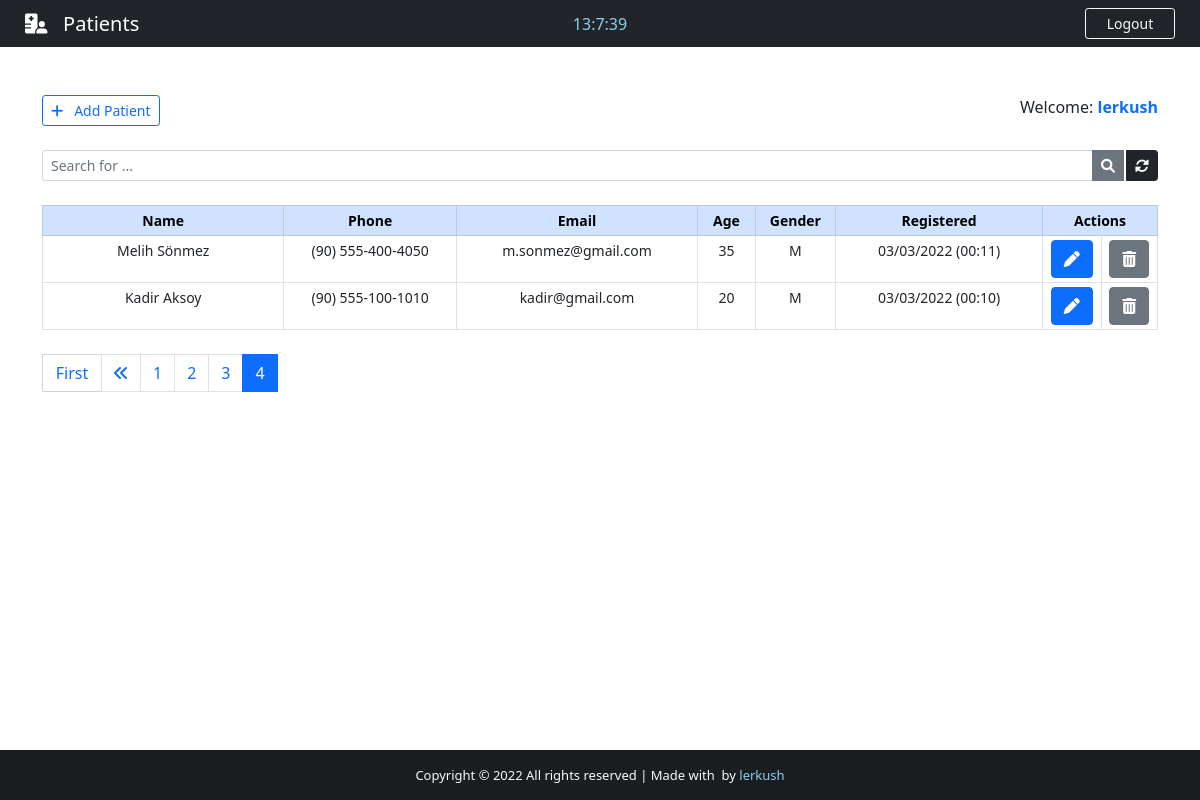
The page /backend/?page=4 (signed in) on the database its author committed.
### App/models.py (models this page shows, shortened)
class Patient(models.Model):
    GENDER = (
        ('M', 'M'),
        ('F', 'F')
    )
    id = models.IntegerField(primary_key=True)
    name = models.CharField(max_length=40)
    phone = models.CharField(max_length=20)
    email = models.CharField(max_length=40)
    age = models.CharField(max_length=3)
    gender = models.CharField(max_length=1, null=True, choices=GENDER)
    note = models.TextField(blank=True)
    created_at = models.DateTimeField(auto_now_add=True)

### App/views.py (the view)
# urls.py: path('backend/',     views.backend,         name="backend"),
@cache_control(no_cache=True, must_revalidade=True, no_store=True)
@login_required(login_url='login')
def backend(request):
    if 'q' in request.GET:
        q = request.GET['q']
        all_patient_list = Patient.objects.filter (
            Q(name__icontains=q) | Q(phone__icontains=q) | Q(email__icontains=q) | Q(age__icontains=q) | Q(gender__icontains=q) | Q(note__icontains=q)
        ).order_by('-created_at')
    else:
        all_patient_list = Patient.objects.all().order_by('-created_at')
    paginator = Paginator(all_patient_list, 10)
    page = request.GET.get('page')
    all_patient = paginator.get_page(page)
    return render(request, "backend.html", {"patients":all_patient})

### App/templates/backend.html (shortened to what this page needs)
{% extends 'base.html' %}
{% block nav-content %}
<i class="fas fa-hospital-user"></i>&nbsp;&nbsp; Patients
{% endblock nav-content %}
{% block time %}
<div class="col-sm">
    <center>
        <span id="clock" style="color: #89cff0;" ></span>
    </center>
</div>
{% endblock time %}
{% block btn-nav %}
<a class="btn btn-outline-danger btn-sm border-light text-light" id="btn-nav" data-bs-toggle="modal" data-bs-target="#logoutModal">Logout</a>
{% endblock btn-nav %}
{% block footer %} style="color: #89cff0; text-decoration: none;"{% endblock footer %}
{% block content %}
<div class="container">
    <br><br>
    <div class="d-flex justify-content-between">
        <a href="{% url 'add_patient' %}" class="btn btn-outline-primary btn-sm txt-sm"><i class="fas fa-plus"></i>&nbsp;&nbsp; Add Patient</a>
        <span class="txt-sm">
            Welcome: <strong><span class="text-primary">{{ user.get_username}}</span></strong>
        </span>
    </div>
    <form>
        <div class="input-group input-group-sm mb-3 mt-4">
            <input name="q" type="text" class="form-control" placeholder="Search for ..." value="{{ request.GET.q }}">
            <button class="btn btn-secondary"><i class="fas fa-search"></i></button>
            <a href="{% url 'backend' %}" class="btn btn-dark" style="margin-left: 2px"><i class="fas fa-sync-alt"></i></a>
        </div>
    </form>
    <center>
        <table class="table table-bordered table-sm mt-4" style="text-align: center; font-size: 14px">
            <thead class="table-primary">
                <tr>
                    <th style="width: 21%">Name</th>
                    <th style="width: 15%">Phone</th>
                    <th style="width: 21%">Email</th>
                    <th style="width: 5%">Age</th>
                    <th style="width: 7%">Gender</th>
                    <th style="width: 18%">Registered</th>
                    <th style="width: 10%" colspan="2">Actions</th>
                </tr>
            </thead>
            {% for patient in patients %}
            <tr class="txt-sm" id="chk_td">
                <td data-label="Name" id="top-table">{{ patient.name }}</td>
                <td data-label="Phone" id="responsive-border">{{ patient.phone }}</td>
                <td data-label="Email" id="responsive-border">{{ patient.email }}</td>
                <td data-label="Age" id="responsive-border">{{ patient.age }}</td>
                <td data-label="Gender" id="responsive-border">{{ patient.gender }}</td>
                <td data-label="Registered" id="responsive-border">{{ patient.created_at | date:'m/d/Y (H:i)' }}</td>
                <td>
                    <a class="btn btn-primary btn-action" href="/patient/{{ patient.id }}" title="Edit patient">
                        <i class="fas fa-pen"></i>
                    </a>
                </td>
                <td>
                    <a class="btn btn-secondary btn-action" title="Delete patient" data-bs-toggle="modal" data-bs-target="#deleteModal{{ patient.pk }}">
                        <i class="fas fa-trash-alt"></i>
                    </a>
                </td>
            </tr>
            {% endfor %}
        </table>
    </center>
    <nav class="mt-4 txt-sm">
        {% if patients.has_other_pages %}
        <ul class="pagination justify-content-left">
            {% if patients.has_previous %}
            <a href="?page=1" class="btn btn-outline-primary mb-4" id="first" style="border-radius: 1px; border: 1px solid #d3d3d3; ">First</a>
            <li class="page-item"><a class="page-link" href="?page={{ patients.previous_page_number}}"><i class="fas fa-angle-double-left"></i></a></li>
            {% else %}
            <li class="page-item disabled"></li>
            {% endif %}
            {% for i in patients.paginator.page_range %}
                {% if patients.number == i %}
                <li class="page-item active"><span class="page-link">{{ i }}</li>
                {% else %}
                <li class="page-item"><a class="page-link" href="?page={{ i }}">{{ i }}</a></li>
                {% endif %}
            {% endfor %}
        </ul>
        {% endif %}
    </nav>
</div>
<br><br><br>
{% endblock content %}

### App/static/css/style.css (style rules this page uses)
html, body { height: 100%; margin: 0; max-width: 100%; overflow: hidden; }
#btn-nav { width: 90px; float: right; margin-right: 25px; }
#first, #last { width: 60px; }

### rows shown on the page
Patient: name "Melih Sönmez", phone "(90) 555-400-4050", email "m.sonmez@gmail.com", age "35", gender "M", created_at "03/03/2022 (00:11)"
Patient: name "Kadir Aksoy", phone "(90) 555-100-1010", email "kadir@gmail.com", age "20", gender "M", created_at "03/03/2022 (00:10)"

### other values the page prints
{{ user.get_username }} "lerkush"
{{ i }} "1" "2" "3"
{{ i }} "4"
